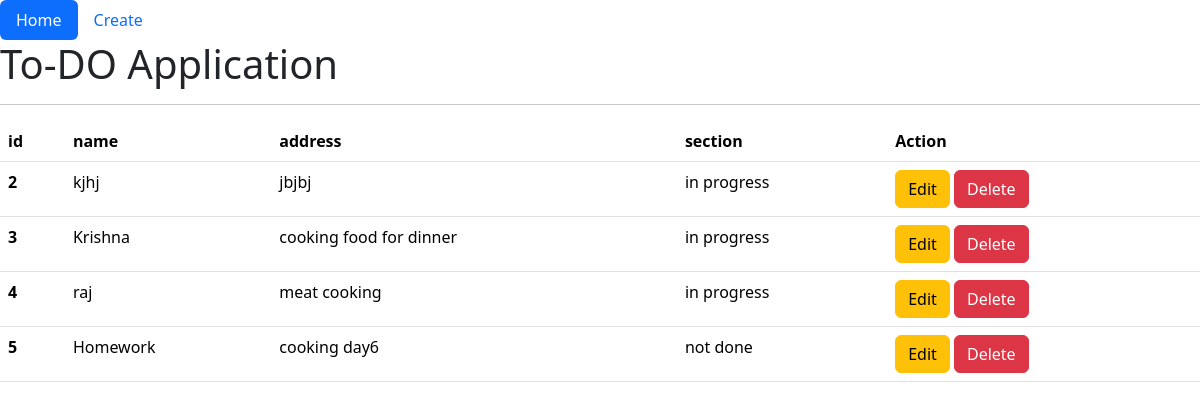
/home/, run on the app's committed database.
### base/models.py (models this page shows)
class student(models.Model):
   name = models.CharField(max_length=20)
   description = models.TextField(default="no description")
   status = models.CharField(max_length=20,default="in progress")

### base/views.py (the view)
# urls.py: 2. Add a URL to urlpatterns:  path('', views.home, name='home')
def home(request):
    todos_obj= student.objects.all()
    context={'todos':todos_obj}
    return render(request,"index.html",context)

### templates/index.html (shortened to what this page needs)
<!DOCTYPE html>
<html lang="en">
<head>
    <link href="https://cdn.jsdelivr.net/npm/bootstrap@5.3.3/dist/css/bootstrap.min.css" rel="stylesheet">
</head>
<body>
  <ul class="nav nav-pills">
    <li class="nav-item">
      <a class="nav-link active" aria-current="page" href="{% url 'home' %}">Home</a>
    </li>
    <li class="nav-item">
      <a class="nav-link" href="{% url 'create' %}">Create</a>
    </li>
  </ul>
    <h1>To-DO Application</h1>
    <hr>
    <table class="table">
        <thead>
          <tr>
            <th scope="col">id</th>
            <th scope="col">name</th>
            <th scope="col">address</th>
            <th scope="col">section</th>
            <th scope="col">Action</th>
          </tr>
        </thead>
        <tbody>
          {% for i in todos %}
          <tr>
            <th scope="row">{{i.id}}</th>
            <td>{{i.name}}</td>
            <td>{{i.description}}</td>
            <td>{{i.status}}</td>
            <td>
              <a href="{% url 'edit' pk=i.id %}">
              <button type="button" class="btn btn-warning">Edit</button></a>
              <a href ="{% url 'delete' pk=i.id %}">
              <button type="button" class="btn btn-danger">Delete</button></a></td>
          </tr>
          {% endfor%}
        </tbody>
      </table>
</body>
</html>

### data on the page
student: id "2", name "kjhj", description "jbjbj", status "in progress"
student: id "3", name "Krishna", description "cooking food for dinner", status "in progress"
student: id "4", name "raj", description "meat cooking", status "in progress"
student: id "5", name "Homework", description "cooking day6", status "not done"
